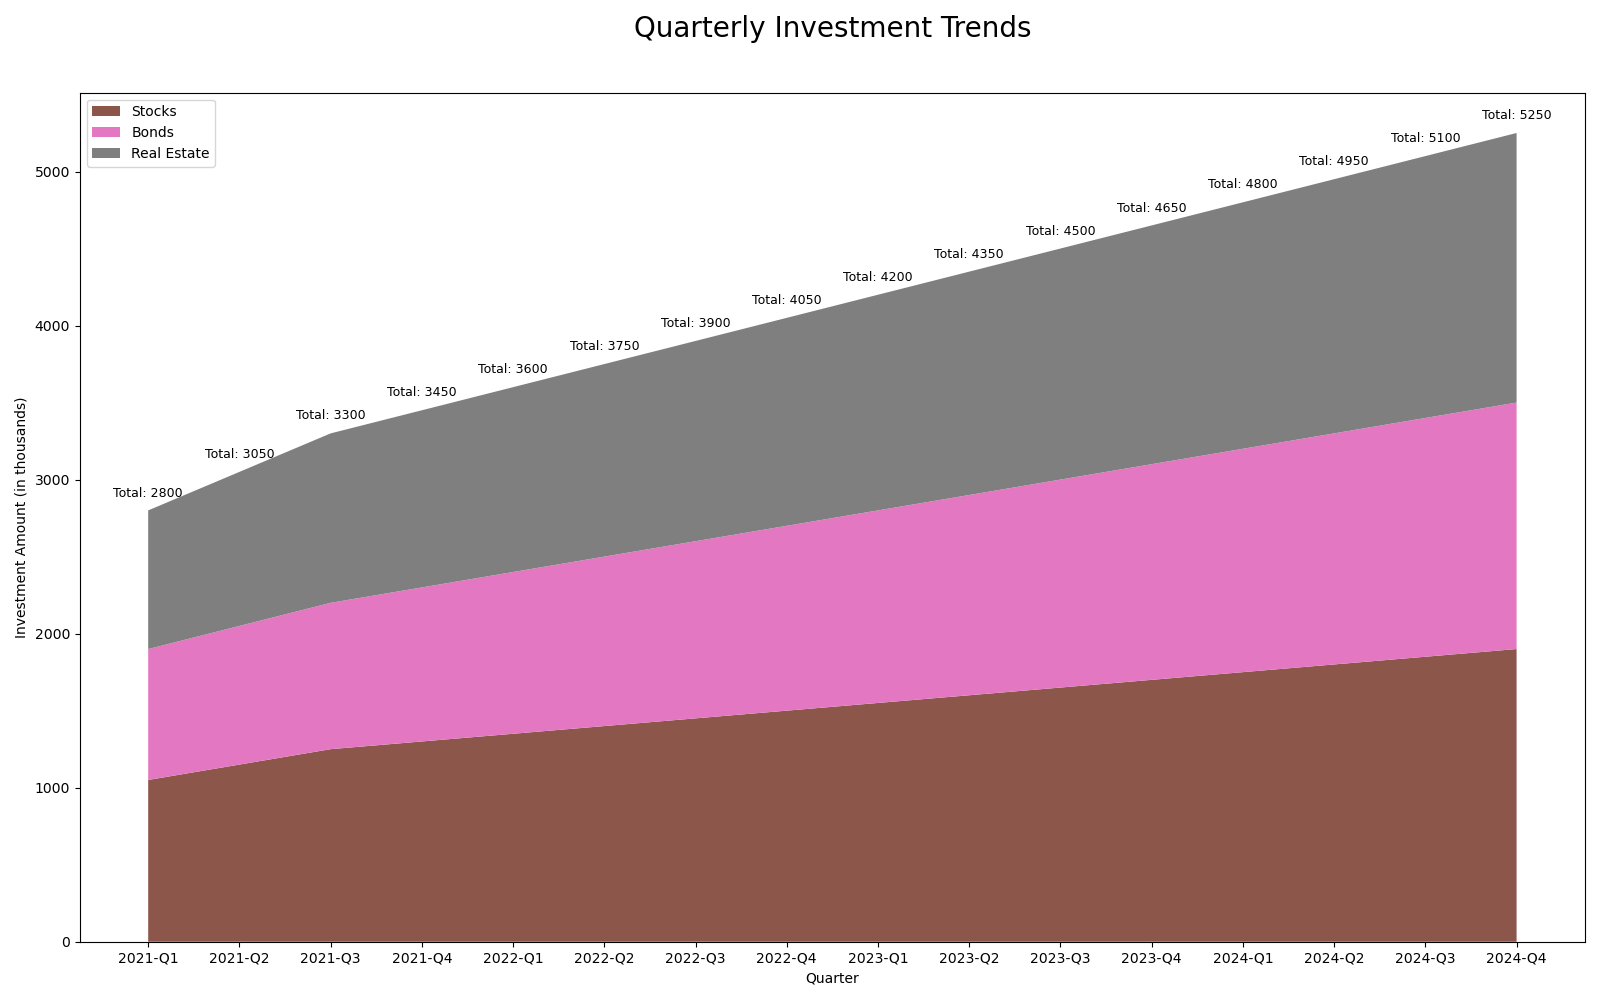

This figure's Python source:

import matplotlib.pyplot as plt
import pandas as pd

data = {
    'Category': ['2021-Q1', '2021-Q2', '2021-Q3', '2021-Q4', '2022-Q1', '2022-Q2', '2022-Q3', '2022-Q4', '2023-Q1', '2023-Q2', '2023-Q3', '2023-Q4', '2024-Q1', '2024-Q2', '2024-Q3', '2024-Q4'],
    'Stocks': [1050, 1150, 1250, 1300, 1350, 1400, 1450, 1500, 1550, 1600, 1650, 1700, 1750, 1800, 1850, 1900],
    'Bonds': [850, 900, 950, 1000, 1050, 1100, 1150, 1200, 1250, 1300, 1350, 1400, 1450, 1500, 1550, 1600],
    'Real Estate': [900, 1000, 1100, 1150, 1200, 1250, 1300, 1350, 1400, 1450, 1500, 1550, 1600, 1650, 1700, 1750]
}

df = pd.DataFrame(data)

fig, ax = plt.subplots(figsize=(16, 10))
ax.stackplot(df['Category'], df['Stocks'], df['Bonds'], df['Real Estate'],
             labels=['Stocks', 'Bonds', 'Real Estate'],
             colors=['#8c564b', '#e377c2', '#7f7f7f'])

plt.title('Quarterly Investment Trends', pad=40, fontsize=20)
plt.xlabel('Quarter')
plt.ylabel('Investment Amount (in thousands)')
plt.legend(loc='upper left')

for i, (category, stocks, bonds, real_estate) in enumerate(zip(df['Category'], df['Stocks'], df['Bonds'], df['Real Estate'])):
    total_investment = stocks + bonds + real_estate
    ax.annotate(f'Total: {total_investment}', (category, total_investment), textcoords="offset points", xytext=(0,10), ha='center', fontsize=9)

plt.tight_layout()
plt.show()
